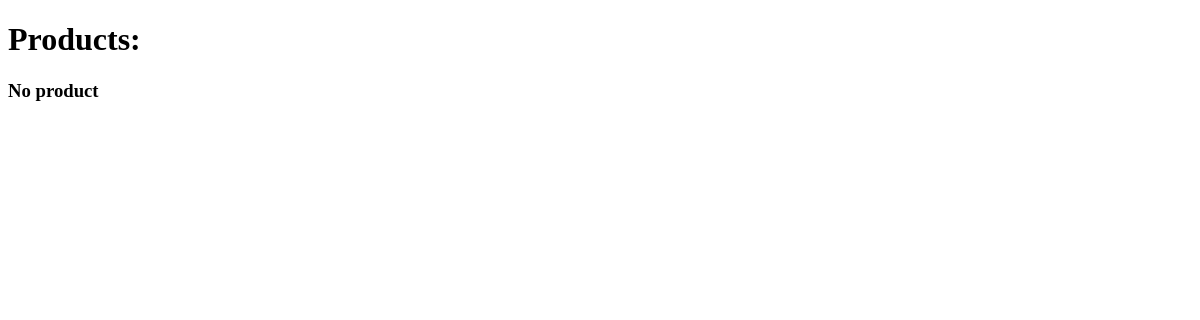
/shop/products/, run on an earlier commit of the app's database.
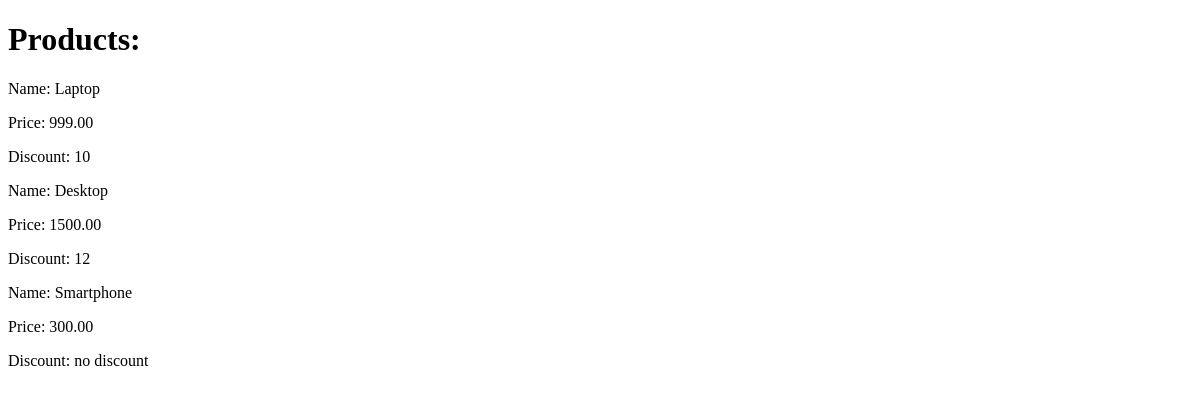
And on a later commit of the database.
### shopapp/models.py (models this page shows)
class Product(models.Model):
    name = models.CharField(max_length=100)
    description = models.TextField(null=False, blank=True)
    price = models.DecimalField(default=0, max_digits=8, decimal_places=2)
    discount = models.SmallIntegerField(default=0)
    created_at = models.DateTimeField(auto_now_add=True)
    archived = models.BooleanField(default=False)

### shopapp/views.py (the view)
# urls.py: path("products/", product_list, name="product_list")
def product_list(request: HttpRequest):
    context = {
        "products": Product.objects.all(),
    }
    return render(request, "shopapp/product_list.html", context=context)

### shopapp/templates/shopapp/product_list.html (shortened to what this page needs)
{% extends "shopapp/base.html" %}
{% block body %}
<h1>Products:</h1>
    {% if products %}
    <div>
    {% for product in products %}
        <div>
            <p>Name: {{ product.name }}</p>
            <p>Price: {{ product.price }}</p>
            <p>Discount: {% firstof product.discount 'no discount' %} </p>
        </div>
    </div>
    {% endfor %}
    {% else %}
    <h3>No product</h3>
    {% endif %}
{% endblock %}

### shopapp/templates/shopapp/base.html (shortened to what this page needs)
<!DOCTYPE html>
<html lang="en">
<head>
</head>
<body>
{% block body %}{% endblock %}
</body>
</html>

What changed in the data, as far as the page shows it:
added Product: name "Laptop", price "999.00", discount "10"
added Product: name "Desktop", price "1500.00", discount "12"
added Product: name "Smartphone", price "300.00", discount "no discount"
Also different on the page:
text no longer shown: "No product"
